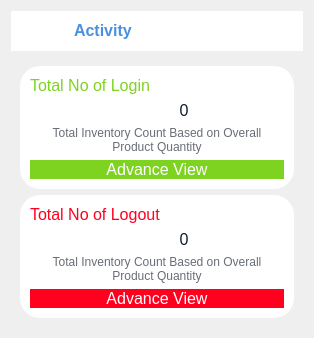
        <widget class="QWidget" name="History_Page">
         <layout class="QHBoxLayout" name="horizontalLayout_50">
          <item>
           <layout class="QVBoxLayout" name="verticalLayout_25">
            <item>
             <widget class="QFrame" name="horizontalFrame_3">
              <property name="sizePolicy">
               <sizepolicy hsizetype="Preferred" vsizetype="Fixed">
                <horstretch>0</horstretch>
                <verstretch>0</verstretch>
               </sizepolicy>
              </property>
              <property name="styleSheet">
               <string notr="true">background-color: rgb(255, 255, 255);</string>
              </property>
              <layout class="QHBoxLayout" name="horizontalLayout_51">
               <item>
                <widget class="QLabel" name="label_56">
                 <property name="sizePolicy">
                  <sizepolicy hsizetype="Fixed" vsizetype="Fixed">
                   <horstretch>0</horstretch>
                   <verstretch>0</verstretch>
                  </sizepolicy>
                 </property>
                 <property name="maximumSize">
                  <size>
                   <width>48</width>
                   <height>48</height>
                  </size>
                 </property>
                 <property name="styleSheet">
                  <string notr="true">padding: 4px;
border-radius: 10px;</string>
                 </property>
                 <property name="text">
                  <string/>
                 </property>
                 <property name="pixmap">
                  <pixmap resource="resources.qrc">:/resources/dashboard-icons/activity-blue.svg</pixmap>
                 </property>
                 <property name="scaledContents">
                  <bool>true</bool>
                 </property>
                </widget>
               </item>
               <item>
                <widget class="QLabel" name="label_50">
                 <property name="sizePolicy">
                  <sizepolicy hsizetype="Preferred" vsizetype="Fixed">
                   <horstretch>0</horstretch>
                   <verstretch>0</verstretch>
                  </sizepolicy>
                 </property>
                 <property name="font">
                  <font>
                   <pointsize>12</pointsize>
                   <bold>true</bold>
                  </font>
                 </property>
                 <property name="styleSheet">
                  <string notr="true">color: rgb(74, 144, 226);</string>
                 </property>
                 <property name="text">
                  <string>Activity</string>
                 </property>
                </widget>
               </item>
              </layout>
             </widget>
            </item>
            <item>
             <layout class="QHBoxLayout" name="horizontalLayout_57">
              <item>
               <widget class="QFrame" name="verticalFrame_5">
                <property name="maximumSize">
                 <size>
                  <width>300</width>
                  <height>16777215</height>
                 </size>
                </property>
                <layout class="QVBoxLayout" name="verticalLayout_32">
                 <item>
                  <widget class="QFrame" name="horizontalFrame_2">
                   <property name="sizePolicy">
                    <sizepolicy hsizetype="Preferred" vsizetype="Preferred">
                     <horstretch>0</horstretch>
                     <verstretch>0</verstretch>
                    </sizepolicy>
                   </property>
                   <property name="maximumSize">
                    <size>
                     <width>16777215</width>
                     <height>16777215</height>
                    </size>
                   </property>
                   <property name="styleSheet">
                    <string notr="true">background-color: rgb(255, 255, 255);
border-radius: 20px;</string>
                   </property>
                   <layout class="QHBoxLayout" name="horizontalLayout_58">
                    <property name="leftMargin">
                     <number>10</number>
                    </property>
                    <property name="topMargin">
                     <number>10</number>
                    </property>
                    <property name="rightMargin">
                     <number>10</number>
                    </property>
                    <property name="bottomMargin">
                     <number>10</number>
                    </property>
                    <item>
                     <layout class="QVBoxLayout" name="verticalLayout_33">
                      <item>
                       <widget class="QLabel" name="label_85">
                        <property name="sizePolicy">
                         <sizepolicy hsizetype="Preferred" vsizetype="Fixed">
                          <horstretch>0</horstretch>
                          <verstretch>0</verstretch>
                         </sizepolicy>
                        </property>
                        <property name="font">
                         <font>
                          <pointsize>12</pointsize>
                         </font>
                        </property>
                        <property name="styleSheet">
                         <string notr="true">color: rgb(126, 211, 33);</string>
                        </property>
                        <property name="text">
                         <string>Total No of Login</string>
                        </property>
                       </widget>
                      </item>
                      <item>
                       <layout class="QGridLayout" name="gridLayout_25">
                        <item row="0" column="0">
                         <widget class="QLabel" name="label_89">
                          <property name="sizePolicy">
                           <sizepolicy hsizetype="Fixed" vsizetype="Fixed">
                            <horstretch>0</horstretch>
                            <verstretch>0</verstretch>
                           </sizepolicy>
                          </property>
                          <property name="maximumSize">
                           <size>
                            <width>48</width>
                            <height>48</height>
                           </size>
                          </property>
                          <property name="text">
                           <string/>
                          </property>
                          <property name="pixmap">
                           <pixmap resource="resources.qrc">:/resources/employee-icons/user_check.svg</pixmap>
                          </property>
                         </widget>
                        </item>
                        <item row="0" column="1">
                         <widget class="QLabel" name="No_Login_Label">
                          <property name="font">
                           <font>
                            <pointsize>12</pointsize>
                           </font>
                          </property>
                          <property name="styleSheet">
                           <string notr="true">color: rgb(14, 28, 44);</string>
                          </property>
                          <property name="text">
                           <string>0</string>
                          </property>
                          <property name="alignment">
                           <set>Qt::AlignmentFlag::AlignCenter</set>
                          </property>
                         </widget>
                        </item>
                       </layout>
                      </item>
                      <item>
                       <widget class="QLabel" name="label_87">
                        <property name="sizePolicy">
                         <sizepolicy hsizetype="Preferred" vsizetype="Fixed">
                          <horstretch>0</horstretch>
                          <verstretch>0</verstretch>
                         </sizepolicy>
                        </property>
                        <property name="styleSheet">
                         <string notr="true">color: rgb(104, 109, 118);</string>
                        </property>
                        <property name="text">
                         <string>Total Inventory Count Based on Overall Product Quantity</string>
                        </property>
                        <property name="alignment">
                         <set>Qt::AlignmentFlag::AlignCenter</set>
                        </property>
                        <property name="wordWrap">
                         <bool>true</bool>
                        </property>
                       </widget>
                      </item>
                      <item>
                       <widget class="QPushButton" name="pushButton_29">
                        <property name="maximumSize">
                         <size>
                          <width>16777215</width>
                          <height>40</height>
                         </size>
                        </property>
                        <property name="font">
                         <font>
                          <pointsize>12</pointsize>
                         </font>
                        </property>
                        <property name="styleSheet">
                         <string notr="true">QPushButton{
background: #7ED321;
color: rgb(255, 255, 255);
border:none;
border-radius: 10px;
}
QPushButton:hover{
	background-color: rgb(95, 156, 24);
}</string>
                        </property>
                        <property name="text">
                         <string>Advance View</string>
                        </property>
                        <property name="icon">
                         <iconset>
                          <normalon>:/resources/product-icons/advance_view.svg</normalon>
                         </iconset>
                        </property>
                        <property name="iconSize">
                         <size>
                          <width>28</width>
                          <height>28</height>
                         </size>
                        </property>
                       </widget>
                      </item>
                     </layout>
                    </item>
                   </layout>
                  </widget>
                 </item>
                 <item>
                  <widget class="QFrame" name="horizontalFrame_2">
                   <property name="sizePolicy">
                    <sizepolicy hsizetype="Preferred" vsizetype="Preferred">
                     <horstretch>0</horstretch>
                     <verstretch>0</verstretch>
                    </sizepolicy>
                   </property>
                   <property name="styleSheet">
                    <string notr="true">background-color: rgb(255, 255, 255);
border-radius: 20px;</string>
                   </property>
                   <layout class="QHBoxLayout" name="horizontalLayout_60">
                    <property name="leftMargin">
                     <number>10</number>
                    </property>
                    <property name="topMargin">
                     <number>10</number>
                    </property>
                    <property name="rightMargin">
                     <number>10</number>
                    </property>
                    <property name="bottomMargin">
                     <number>10</number>
                    </property>
                    <item>
                     <layout class="QVBoxLayout" name="verticalLayout_34">
                      <item>
                       <widget class="QLabel" name="label_86">
                        <property name="sizePolicy">
                         <sizepolicy hsizetype="Preferred" vsizetype="Fixed">
                          <horstretch>0</horstretch>
                          <verstretch>0</verstretch>
                         </sizepolicy>
                        </property>
                        <property name="font">
                         <font>
                          <pointsize>12</pointsize>
                         </font>
                        </property>
                        <property name="styleSheet">
                         <string notr="true">color: rgb(255, 0, 30);</string>
                        </property>
                        <property name="text">
                         <string>Total No of Logout</string>
                        </property>
                       </widget>
                      </item>
                      <item>
                       <layout class="QGridLayout" name="gridLayout_26">
                        <item row="0" column="0">
                         <widget class="QLabel" name="label_90">
                          <property name="sizePolicy">
                           <sizepolicy hsizetype="Fixed" vsizetype="Fixed">
                            <horstretch>0</horstretch>
                            <verstretch>0</verstretch>
                           </sizepolicy>
                          </property>
                          <property name="maximumSize">
                           <size>
                            <width>48</width>
                            <height>48</height>
                           </size>
                          </property>
                          <property name="text">
                           <string/>
                          </property>
                          <property name="pixmap">
                           <pixmap resource="resources.qrc">:/resources/employee-icons/Employee-delete.svg</pixmap>
                          </property>
                         </widget>
                        </item>
                        <item row="0" column="1">
                         <widget class="QLabel" name="No_Logout_Label">
                          <property name="font">
                           <font>
                            <pointsize>12</pointsize>
                           </font>
                          </property>
                          <property name="styleSheet">
                           <string notr="true">color: rgb(14, 28, 44);</string>
                          </property>
                          <property name="text">
                           <string>0</string>
                          </property>
                          <property name="alignment">
                           <set>Qt::AlignmentFlag::AlignCenter</set>
                          </property>
                         </widget>
                        </item>
                       </layout>
                      </item>
                      <item>
                       <widget class="QLabel" name="label_88">
                        <property name="sizePolicy">
                         <sizepolicy hsizetype="Preferred" vsizetype="Fixed">
                          <horstretch>0</horstretch>
                          <verstretch>0</verstretch>
                         </sizepolicy>
                        </property>
                        <property name="styleSheet">
                         <string notr="true">color: rgb(104, 109, 118);</string>
                        </property>
                        <property name="text">
                         <string>Total Inventory Count Based on Overall Product Quantity</string>
                        </property>
                        <property name="alignment">
                         <set>Qt::AlignmentFlag::AlignCenter</set>
                        </property>
                        <property name="wordWrap">
                         <bool>true</bool>
                        </property>
                       </widget>
                      </item>
                      <item>
                       <widget class="QPushButton" name="pushButton_30">
                        <property name="maximumSize">
                         <size>
                          <width>16777215</width>
                          <height>40</height>
                         </size>
                        </property>
                        <property name="font">
                         <font>
                          <pointsize>12</pointsize>
                         </font>
                        </property>
                        <property name="styleSheet">
                         <string notr="true">QPushButton{
background: #FF001E;
color: rgb(255, 255, 255);
border:none;
border-radius: 10px;
}
QPushButton:hover{
	background-color: rgb(171, 0, 23);
}</string>
                        </property>
                        <property name="text">
                         <string>Advance View</string>
                        </property>
                        <property name="icon">
                         <iconset>
                          <normalon>:/resources/product-icons/advance_view.svg</normalon>
                         </iconset>
                        </property>
                        <property name="iconSize">
                         <size>
                          <width>28</width>
                          <height>28</height>
                         </size>
                        </property>
                       </widget>
                      </item>
                     </layout>
                    </item>
                   </layout>
                  </widget>
                 </item>
                </layout>
               </widget>
              </item>
              <item>
               <layout class="QVBoxLayout" name="manage_activity_layout"/>
              </item>
             </layout>
            </item>
           </layout>
          </item>
         </layout>
        </widget>
